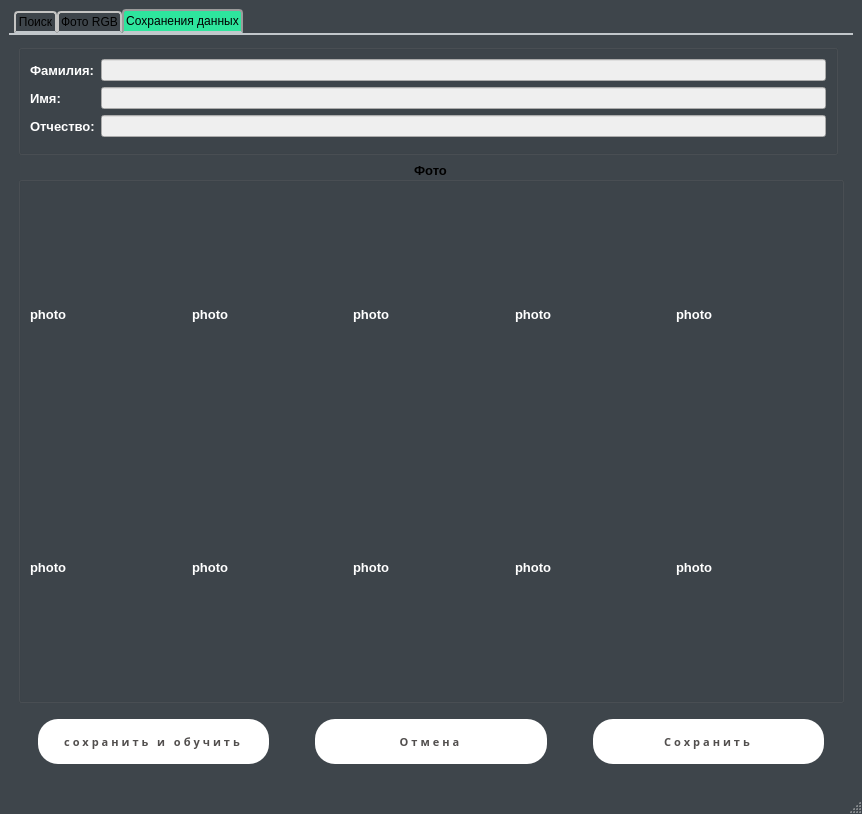
<?xml version="1.0" encoding="UTF-8"?>
<ui version="4.0">
 <class>MainWindow</class>
 <widget class="QMainWindow" name="MainWindow">
  <property name="geometry">
   <rect>
    <x>0</x>
    <y>0</y>
    <width>862</width>
    <height>814</height>
   </rect>
  </property>
  <property name="windowTitle">
   <string>Фотографирования</string>
  </property>
  <property name="styleSheet">
   <string notr="true">QMainWindow{
background: #3E454B;
}

QLabel{
color: #fff;
}


QPushButton:hover {
 background: #2EE59D;
  box-shadow: 0 15px 20px rgba(46,229,157,.4);
  color: white;
  transform: translateY(-7px); 

}

QPushButton {

  text-decoration: none;
  outline: none;
  display: inline-block;
  width: 140px;
  height: 45px;
  line-height: 45px;
  border-radius: 45px;
  margin: 10px 20px;
  font-family: 'Montserrat', sans-serif;
  font-size: 11px;
  text-transform: uppercase;
  text-align: center;
  letter-spacing: 3px;
  font-weight: 600;
  color: #524f4e;
  background: white;
  box-shadow: 0 8px 15px rgba(0,0,0,.1);
  transition: .3s;
border-radius: 20px;
 }

QPushButton:pressed {
    color: #111;
    border: 1px solid #3873d9;
    background: #fff;
 }</string>
  </property>
  <widget class="QWidget" name="centralwidget">
   <property name="font">
    <font>
     <family>Segoe MDL2 Assets</family>
     <pointsize>10</pointsize>
    </font>
   </property>
   <property name="styleSheet">
    <string notr="true">QTabWidget::pane { /* The tab widget frame */
    border-top: 2px solid #C2C7CB;
}

QTabWidget::tab-bar {
    left: 5px; /* move to the right by 5px */
}

/* Style the tab using the tab sub-control. Note that
    it reads QTabBar _not_ QTabWidget */
QTabBar::tab {
    background: qlineargradient(x1: 0, y1: 0, x2: 0, y2: 1,
                                stop: 0 #E1E1E1, stop: 0.4 #DDDDDD,
                                stop: 0.5 #D8D8D8, stop: 1.0 #D3D3D3);
    border: 2px solid #C4C4C3;
    border-bottom-color: #C2C7CB; /* same as the pane color */
    border-top-left-radius: 4px;
    border-top-right-radius: 4px;
    min-width: 20ex;
    padding: 2px;
}

QTabBar::tab:selected, QTabBar::tab:hover {
    
	background: #2EE59D;
}

QTabBar::tab:selected {
    border-color: #9B9B9B;
    border-bottom-color: #C2C7CB; /* same as pane color */
}

QTabBar::tab:!selected {
    margin-top: 2px; /* make non-selected tabs look smaller */
}</string>
   </property>
   <layout class="QGridLayout" name="gridLayout">
    <item row="0" column="0">
     <widget class="QTabWidget" name="tabWidget">
      <property name="styleSheet">
       <string notr="true"/>
      </property>
      <property name="currentIndex">
       <number>2</number>
      </property>
      <widget class="QWidget" name="tab">
       <property name="font">
        <font>
         <pointsize>10</pointsize>
         <weight>75</weight>
         <bold>true</bold>
        </font>
       </property>
       <attribute name="title">
        <string>Поиск</string>
       </attribute>
       <layout class="QGridLayout" name="gridLayout_2">
        <item row="0" column="0">
         <layout class="QFormLayout" name="formLayout_3">
          <item row="0" column="1">
           <layout class="QFormLayout" name="formLayout">
            <item row="0" column="0">
             <widget class="QLabel" name="label">
              <property name="font">
               <font>
                <pointsize>10</pointsize>
                <weight>75</weight>
                <bold>true</bold>
               </font>
              </property>
              <property name="text">
               <string>Фамилия:</string>
              </property>
             </widget>
            </item>
            <item row="1" column="0">
             <widget class="QLabel" name="label_2">
              <property name="font">
               <font>
                <pointsize>10</pointsize>
                <weight>75</weight>
                <bold>true</bold>
               </font>
              </property>
              <property name="text">
               <string>Имя:</string>
              </property>
             </widget>
            </item>
            <item row="2" column="0">
             <widget class="QLabel" name="label_3">
              <property name="font">
               <font>
                <pointsize>10</pointsize>
                <weight>75</weight>
                <bold>true</bold>
               </font>
              </property>
              <property name="text">
               <string>Отчество:</string>
              </property>
             </widget>
            </item>
            <item row="0" column="1">
             <widget class="QLineEdit" name="lineEdit"/>
            </item>
            <item row="1" column="1">
             <widget class="QLineEdit" name="lineEdit_2"/>
            </item>
            <item row="2" column="1">
             <widget class="QLineEdit" name="lineEdit_3"/>
            </item>
           </layout>
          </item>
          <item row="1" column="0" colspan="2">
           <widget class="QPushButton" name="pushButton">
            <property name="font">
             <font>
              <family>Montserrat</family>
              <pointsize>-1</pointsize>
              <weight>75</weight>
              <bold>true</bold>
              <underline>false</underline>
              <strikeout>false</strikeout>
             </font>
            </property>
            <property name="styleSheet">
             <string notr="true"/>
            </property>
            <property name="text">
             <string>Добавить пользователя</string>
            </property>
           </widget>
          </item>
         </layout>
        </item>
        <item row="1" column="0">
         <widget class="QTableWidget" name="tableWidget"/>
        </item>
        <item row="2" column="0">
         <widget class="QPushButton" name="pushButton_2">
          <property name="font">
           <font>
            <family>Montserrat</family>
            <pointsize>-1</pointsize>
            <weight>75</weight>
            <bold>true</bold>
            <underline>false</underline>
            <strikeout>false</strikeout>
           </font>
          </property>
          <property name="text">
           <string>Приступить к фотографированию</string>
          </property>
         </widget>
        </item>
       </layout>
      </widget>
      <widget class="QWidget" name="tab_2">
       <attribute name="title">
        <string notr="true">Фото RGB</string>
       </attribute>
       <layout class="QGridLayout" name="gridLayout_3">
        <item row="3" column="2">
         <widget class="QPushButton" name="pushButton_4">
          <property name="font">
           <font>
            <family>Montserrat</family>
            <pointsize>-1</pointsize>
            <weight>75</weight>
            <bold>true</bold>
            <underline>false</underline>
            <strikeout>false</strikeout>
           </font>
          </property>
          <property name="text">
           <string>Далее</string>
          </property>
         </widget>
        </item>
        <item row="3" column="1">
         <widget class="QPushButton" name="pushButton_3">
          <property name="font">
           <font>
            <family>Montserrat</family>
            <pointsize>-1</pointsize>
            <weight>75</weight>
            <bold>true</bold>
            <underline>false</underline>
            <strikeout>false</strikeout>
           </font>
          </property>
          <property name="text">
           <string>Сфотографировать</string>
          </property>
         </widget>
        </item>
        <item row="1" column="0" colspan="3">
         <widget class="QGraphicsView" name="graphicsView"/>
        </item>
        <item row="0" column="0" colspan="3">
         <widget class="QLabel" name="label_5">
          <property name="font">
           <font>
            <pointsize>12</pointsize>
            <weight>75</weight>
            <bold>true</bold>
           </font>
          </property>
          <property name="text">
           <string>Фотографирования обычной камерой</string>
          </property>
          <property name="textFormat">
           <enum>Qt::AutoText</enum>
          </property>
          <property name="alignment">
           <set>Qt::AlignCenter</set>
          </property>
         </widget>
        </item>
        <item row="3" column="0">
         <widget class="QPushButton" name="pushButton_12">
          <property name="text">
           <string>отмена</string>
          </property>
         </widget>
        </item>
       </layout>
      </widget>
      <widget class="QWidget" name="tab_4">
       <attribute name="title">
        <string notr="true">Сохранения данных</string>
       </attribute>
       <layout class="QGridLayout" name="gridLayout_4">
        <item row="0" column="0" colspan="3">
         <widget class="QGroupBox" name="groupBox_2">
          <property name="maximumSize">
           <size>
            <width>820</width>
            <height>111</height>
           </size>
          </property>
          <property name="title">
           <string/>
          </property>
          <layout class="QHBoxLayout" name="horizontalLayout_2">
           <item>
            <layout class="QFormLayout" name="formLayout_4">
             <item row="0" column="0">
              <widget class="QLabel" name="label_7">
               <property name="font">
                <font>
                 <pointsize>10</pointsize>
                 <weight>75</weight>
                 <bold>true</bold>
                </font>
               </property>
               <property name="text">
                <string>Фамилия:</string>
               </property>
              </widget>
             </item>
             <item row="0" column="1">
              <widget class="QLineEdit" name="lineEdit_5">
               <property name="enabled">
                <bool>false</bool>
               </property>
              </widget>
             </item>
             <item row="1" column="0">
              <widget class="QLabel" name="label_8">
               <property name="font">
                <font>
                 <pointsize>10</pointsize>
                 <weight>75</weight>
                 <bold>true</bold>
                </font>
               </property>
               <property name="text">
                <string>Имя:</string>
               </property>
              </widget>
             </item>
             <item row="1" column="1">
              <widget class="QLineEdit" name="lineEdit_6">
               <property name="enabled">
                <bool>false</bool>
               </property>
              </widget>
             </item>
             <item row="2" column="0">
              <widget class="QLabel" name="label_9">
               <property name="font">
                <font>
                 <pointsize>10</pointsize>
                 <weight>75</weight>
                 <bold>true</bold>
                </font>
               </property>
               <property name="text">
                <string>Отчество:</string>
               </property>
              </widget>
             </item>
             <item row="2" column="1">
              <widget class="QLineEdit" name="lineEdit_7">
               <property name="enabled">
                <bool>false</bool>
               </property>
              </widget>
             </item>
            </layout>
           </item>
          </layout>
         </widget>
        </item>
        <item row="2" column="0">
         <widget class="QPushButton" name="pushButton_11">
          <property name="font">
           <font>
            <family>Montserrat</family>
            <pointsize>-1</pointsize>
            <weight>75</weight>
            <bold>true</bold>
            <underline>false</underline>
            <strikeout>false</strikeout>
           </font>
          </property>
          <property name="text">
           <string>сохранить и обучить</string>
          </property>
         </widget>
        </item>
        <item row="2" column="1">
         <widget class="QPushButton" name="pushButton_10">
          <property name="font">
           <font>
            <family>Montserrat</family>
            <pointsize>-1</pointsize>
            <weight>75</weight>
            <bold>true</bold>
            <underline>false</underline>
            <strikeout>false</strikeout>
           </font>
          </property>
          <property name="text">
           <string>Отмена</string>
          </property>
         </widget>
        </item>
        <item row="2" column="2">
         <widget class="QPushButton" name="pushButton_9">
          <property name="font">
           <font>
            <family>Montserrat</family>
            <pointsize>-1</pointsize>
            <weight>75</weight>
            <bold>true</bold>
            <underline>false</underline>
            <strikeout>false</strikeout>
           </font>
          </property>
          <property name="text">
           <string>Сохранить</string>
          </property>
         </widget>
        </item>
        <item row="1" column="0" colspan="3">
         <widget class="QGroupBox" name="groupBox">
          <property name="minimumSize">
           <size>
            <width>0</width>
            <height>500</height>
           </size>
          </property>
          <property name="font">
           <font>
            <pointsize>10</pointsize>
            <weight>75</weight>
            <bold>true</bold>
           </font>
          </property>
          <property name="styleSheet">
           <string notr="true"/>
          </property>
          <property name="title">
           <string>Фото</string>
          </property>
          <property name="alignment">
           <set>Qt::AlignCenter</set>
          </property>
          <layout class="QHBoxLayout" name="horizontalLayout">
           <item>
            <layout class="QGridLayout" name="gridLayout_5">
             <item row="0" column="2">
              <widget class="QLabel" name="label_photo_3">
               <property name="text">
                <string>photo</string>
               </property>
              </widget>
             </item>
             <item row="1" column="1">
              <widget class="QLabel" name="label_photo_7">
               <property name="text">
                <string>photo</string>
               </property>
              </widget>
             </item>
             <item row="1" column="2">
              <widget class="QLabel" name="label_photo_8">
               <property name="text">
                <string>photo</string>
               </property>
              </widget>
             </item>
             <item row="0" column="3">
              <widget class="QLabel" name="label_photo_4">
               <property name="text">
                <string>photo</string>
               </property>
              </widget>
             </item>
             <item row="1" column="3">
              <widget class="QLabel" name="label_photo_9">
               <property name="text">
                <string>photo</string>
               </property>
              </widget>
             </item>
             <item row="1" column="4">
              <widget class="QLabel" name="label_photo_10">
               <property name="text">
                <string>photo</string>
               </property>
              </widget>
             </item>
             <item row="0" column="4">
              <widget class="QLabel" name="label_photo_5">
               <property name="text">
                <string>photo</string>
               </property>
              </widget>
             </item>
             <item row="1" column="0">
              <widget class="QLabel" name="label_photo_6">
               <property name="text">
                <string>photo</string>
               </property>
              </widget>
             </item>
             <item row="0" column="1">
              <widget class="QLabel" name="label_photo_2">
               <property name="text">
                <string>photo</string>
               </property>
              </widget>
             </item>
             <item row="0" column="0">
              <widget class="QLabel" name="label_photo_1">
               <property name="text">
                <string>photo</string>
               </property>
              </widget>
             </item>
            </layout>
           </item>
          </layout>
         </widget>
        </item>
       </layout>
      </widget>
     </widget>
    </item>
   </layout>
  </widget>
  <widget class="QStatusBar" name="statusbar"/>
  <action name="action">
   <property name="text">
    <string>Настройки</string>
   </property>
  </action>
  <action name="action_2">
   <property name="text">
    <string>Выход</string>
   </property>
  </action>
 </widget>
 <tabstops>
  <tabstop>lineEdit</tabstop>
  <tabstop>lineEdit_2</tabstop>
  <tabstop>lineEdit_3</tabstop>
  <tabstop>pushButton</tabstop>
  <tabstop>tableWidget</tabstop>
  <tabstop>pushButton_2</tabstop>
  <tabstop>graphicsView</tabstop>
  <tabstop>pushButton_4</tabstop>
  <tabstop>pushButton_3</tabstop>
  <tabstop>lineEdit_5</tabstop>
  <tabstop>lineEdit_6</tabstop>
  <tabstop>lineEdit_7</tabstop>
 </tabstops>
 <resources/>
 <connections/>
</ui>
